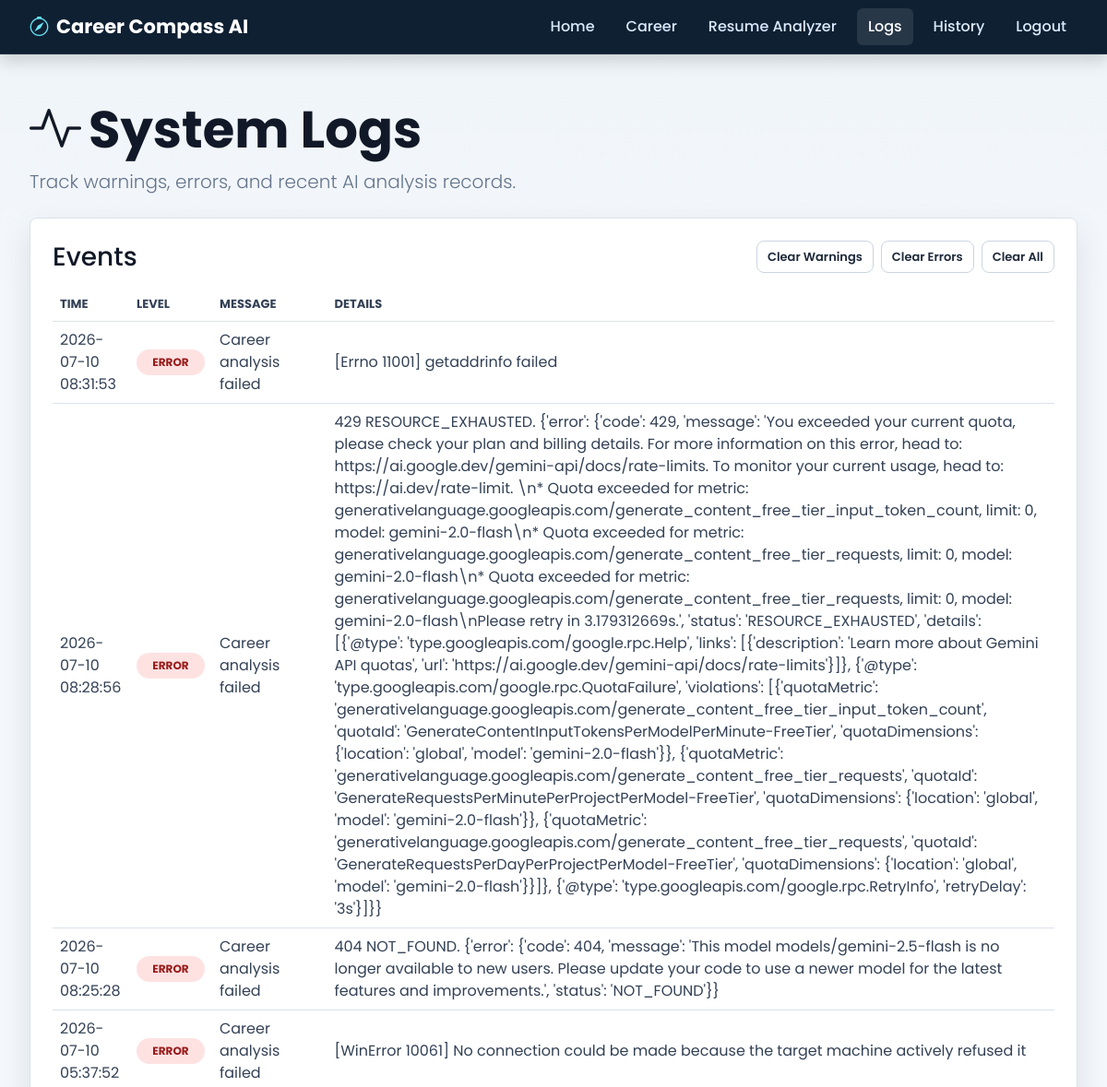
/admin/logs (signed in, upper part), run on an earlier commit of the app's database.
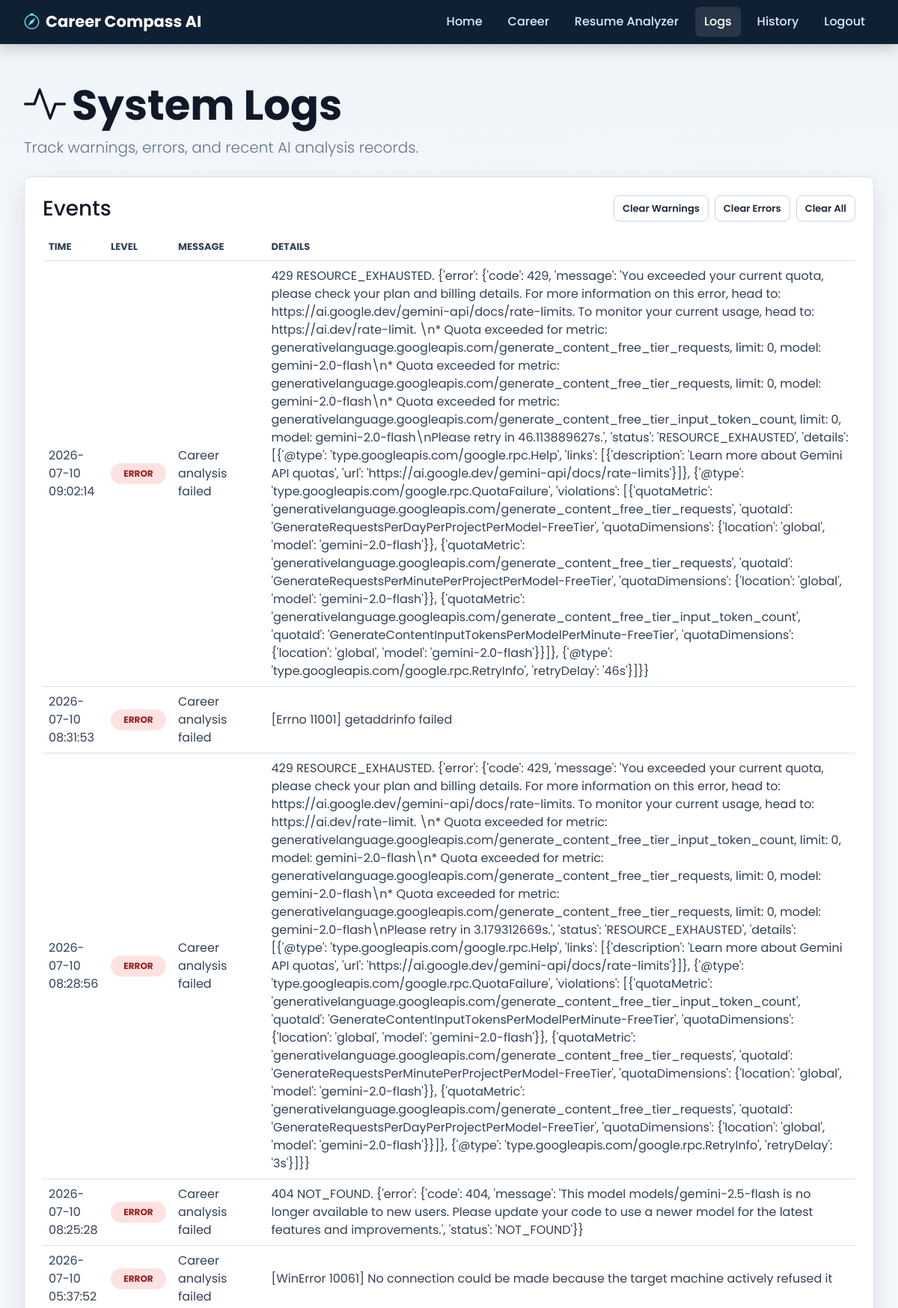
And on a later commit of the database.
### tables this page shows
CREATE TABLE app_events (
                id INTEGER PRIMARY KEY AUTOINCREMENT,
                level TEXT NOT NULL,
                message TEXT NOT NULL,
                details TEXT,
                created_at TEXT NOT NULL
            );

### app.py (the view)
@app.route("/admin/logs")
@admin_required
def admin_logs():
    with get_db_connection() as connection:
        events = connection.execute(
            "SELECT * FROM app_events ORDER BY id DESC LIMIT 100"
        ).fetchall()
        career_analyses = connection.execute(
            "SELECT * FROM career_analyses ORDER BY id DESC LIMIT 20"
        ).fetchall()
        resume_analyses = connection.execute(
            "SELECT * FROM resume_analyses ORDER BY id DESC LIMIT 20"
        ).fetchall()
    return render_template(
        "admin_logs.html",
        events=events,
        career_analyses=career_analyses,
        resume_analyses=resume_analyses
    )

### app.py (called while the page is built)
def admin_required(view):
    @wraps(view)
    def wrapped_view(*args, **kwargs):
        if not session.get("admin_logged_in"):
            return redirect(url_for("admin_login", next=request.path))
        return view(*args, **kwargs)
    return wrapped_view

def get_db_connection():
    connection = sqlite3.connect(DATABASE_PATH)
    connection.row_factory = sqlite3.Row
    return connection

### templates/admin_logs.html (shortened to what this page needs)
<!DOCTYPE html>
<html lang="en">
<head>
    <link href="https://cdn.jsdelivr.net/npm/bootstrap@5.3.7/dist/css/bootstrap.min.css" rel="stylesheet">
    <link rel="stylesheet" href="https://cdn.jsdelivr.net/npm/bootstrap-icons@1.11.3/font/bootstrap-icons.min.css">
    <link rel="stylesheet" href="{{ url_for('static', filename='css/style.css') }}">
</head>
<body>
<nav class="navbar navbar-expand-lg navbar-dark bg-dark shadow">
    <div class="container">
        <a class="navbar-brand fw-bold" href="/">
            <i class="bi bi-compass me-2"></i>Career Compass AI
        </a>
        <div class="navbar-nav ms-auto">
            <a class="nav-link" href="/">Home</a>
            <a class="nav-link" href="/career">Career</a>
            <a class="nav-link" href="/summarizer">Resume Analyzer</a>
            <a class="nav-link active" href="/admin/logs">Logs</a>
            <a class="nav-link" href="/history">History</a>
            <a class="nav-link" href="/admin/logout">Logout</a>
        </div>
    </div>
</nav>
<main class="container py-5">
    <div class="mb-4">
        <h1 class="display-4 fw-bold">
            <i class="bi bi-activity me-2"></i>System Logs
        </h1>
        <p class="lead">Track warnings, errors, and recent AI analysis records.</p>
    </div>
    <div class="card p-4 mb-4">
        <div class="d-flex flex-wrap align-items-center justify-content-between gap-3 mb-3">
            <h3 class="mb-0">Events</h3>
            <div class="d-flex flex-wrap gap-2">
                <form method="POST" action="/admin/logs/clear">
                    <button class="btn btn-outline-light btn-sm" type="submit">Clear Warnings</button>
                </form>
                <form method="POST" action="/admin/logs/clear">
                    <button class="btn btn-outline-light btn-sm" type="submit">Clear Errors</button>
                </form>
                <form method="POST" action="/admin/logs/clear">
                    <button class="btn btn-outline-light btn-sm" type="submit">Clear All</button>
                </form>
            </div>
        </div>
        <div class="table-responsive">
            <table class="table align-middle">
                <thead>
                    <tr>
                        <th>Time</th>
                        <th>Level</th>
                        <th>Message</th>
                        <th>Details</th>
                    </tr>
                </thead>
                <tbody>
                    {% for event in events %}
                    <tr>
                        <td>{{ event.created_at }}</td>
                        <td>
                            <span class="log-badge log-{{ event.level }}">{{ event.level }}</span>
                        </td>
                        <td>{{ event.message }}</td>
                        <td>{{ event.details }}</td>
                    </tr>
                    {% else %}
                    <tr>
                        <td colspan="4" class="text-center text-light">No events recorded yet.</td>
                    </tr>
                    {% endfor %}
                </tbody>
            </table>
        </div>
    </div>
</main>
</body>
</html>

### static/css/style.css (style rules this page uses)
:root { --page: #f4f7fb; --surface: #ffffff; --surface-muted: #eef4f8; --ink: #111827; --muted: #64748b; --line: #d9e2ec; --nav: #102033; --primary: #2563eb; --primary-dark: #1d4ed8; --accent: #0f766e; --warning: #b45309; --shadow: 0 14px 35px rgba(15, 23, 42, .10); }
* { box-sizing: border-box; }
html { scroll-behavior: smooth; }
body { min-height: 100vh; margin: 0; color: var(--ink); background: linear-gradient(180deg, #eef4f8 0, var(--page) 310px), var(--page); font-family: "Poppins", "Segoe UI", Arial, sans-serif; }
.container { max-width: 1160px; }
.navbar { background: var(--nav) !important; border-bottom: 1px solid rgba(255, 255, 255, .08); box-shadow: 0 8px 24px rgba(15, 23, 42, .14); }
.navbar-brand { display: inline-flex; align-items: center; font-size: 21px; font-weight: 700; letter-spacing: 0; }
.navbar-brand i { color: #67e8f9; }
.nav-link { color: #dbeafe !important; margin-left: 10px; border-radius: 6px; font-weight: 500; padding: 8px 12px !important; }
.nav-link:hover, .nav-link.active { color: #ffffff !important; background: rgba(255, 255, 255, .10); }
main.container { min-height: calc(100vh - 170px); }
.card { background: var(--surface) !important; color: var(--ink) !important; border: 1px solid var(--line); border-radius: 8px; box-shadow: var(--shadow); overflow: hidden; }
.card p, .lead { color: var(--muted); }
.btn { border-radius: 8px; font-weight: 600; padding: 11px 20px; transition: background-color .2s, border-color .2s, box-shadow .2s, transform .2s; }
.btn-outline-light { color: #1e293b; background: #ffffff; border-color: #cbd5e1; }
.table { margin-bottom: 0; }
.table th { color: #334155; font-size: 13px; text-transform: uppercase; }
.table td { color: #334155; border-color: var(--line); }
.log-badge { display: inline-flex; align-items: center; min-width: 74px; justify-content: center; padding: 5px 8px; border-radius: 999px; font-size: 12px; font-weight: 700; text-transform: uppercase; }
.log-error { color: #991b1b; background: #fee2e2; }
.btn-sm { padding: 7px 11px; font-size: 13px; }
.display-3, .display-4 { color: var(--ink); font-weight: 800; letter-spacing: 0; }

What changed in the data, as far as the page shows it:
added app_events: created_at "2026-07-10 09:02:14", level "ERROR", message "Career analysis failed", details "429 RESOURCE_EXHAUSTED. {'error': {'code': 429, 'message': 'You exceeded your current quota, please check your plan and billing details. For more information on this error, head to: https://ai.google.dev/gemini-api/docs/rate-limits. To monitor your current usage, head to: https://ai.dev/rate-limit. \\n* Quota exceeded for metric: generativelanguage.googleapis.com/generate_content_free_tier_requests, limit: 0, model: gemini-2.0-flash\\n* Quota exceeded for metric: generativelanguage.googleapis.com/generate_content_free_tier_requests, limit: 0, model: gemini-2.0-flash\\n* Quota exceeded for metric: generativelanguage.googleapis.com/generate_content_free_tier_input_token_count, limit: 0, model:…"
